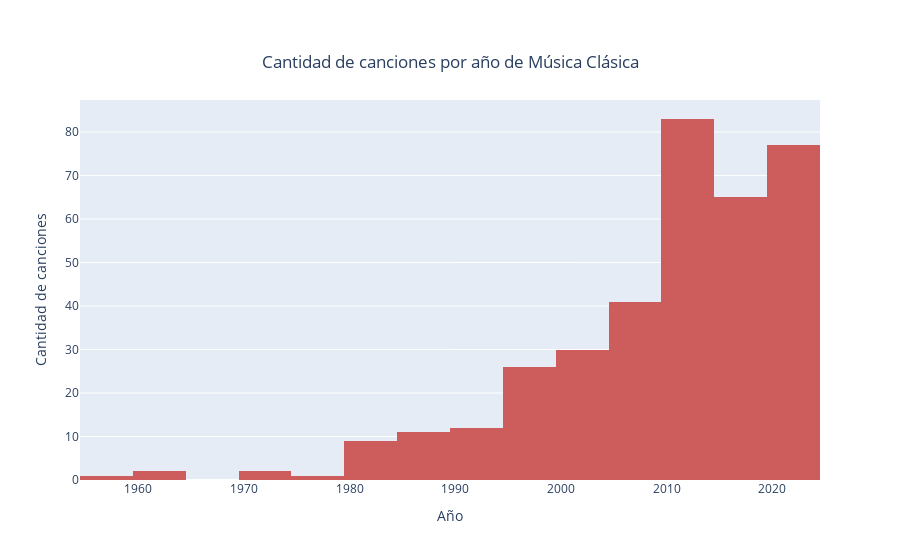

This figure's notebook cell:
### Markdown cell above
## Analisis Univariado del proyecto

### Code cell
fig = ply.histogram(df0, x = 'year', title='Canciones por año', color_discrete_sequence=['indianred'], labels={'year': 'Año'})
fig.update_layout(title={
        'text': "Cantidad de canciones por año de " + str(genero_0),
        'y':0.9,
        'x':0.5,
        'xanchor': 'center',
        'yanchor': 'top'})
fig.update_xaxes(title_text = 'Año')
fig.update_yaxes(title_text = 'Cantidad de canciones')
fig.show()

### Figure 1 — Plotly figure (JSON) as saved in the notebook; plotly's stock layout.template omitted (floating-point values rounded to 4 significant figures; data arrays with more than 128 entries replaced by an {"elided": "..."} marker saying what was removed)
{"data": [{"alignmentgroup": "True", "bingroup": "x", "hovertemplate": "Año=%{x}<br>count=%{y}<extra></extra>", "legendgroup": "", "marker": {"color": "indianred", "pattern": {"shape": ""}}, "name": "", "offsetgroup": "", "orientation": "v", "showlegend": false, "type": "histogram", "x": {"elided": "360 int values"}, "xaxis": "x", "yaxis": "y"}], "layout": {"barmode": "relative", "legend": {"tracegroupgap": 0}, "title": {"text": "Cantidad de canciones por año de Música Clásica", "x": 0.5, "xanchor": "center", "y": 0.9, "yanchor": "top"}, "xaxis": {"anchor": "y", "domain": [0, 1], "title": {"text": "Año"}}, "yaxis": {"anchor": "x", "domain": [0, 1], "title": {"text": "Cantidad de canciones"}}}}
